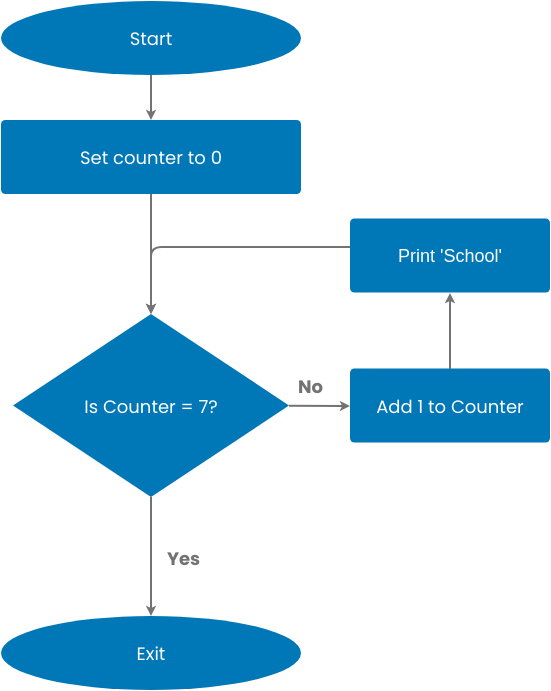
#> input picture CODE/images/New folder/1.png, 551 x 691 px, found by its file name
$ python shape_analyzer.py
#> lines starting #> are read from the running program, lines starting #| are printed output that depends on the picture; after the words box and inside, x2 and y2 are one past the last pixel; in counts of white or black regions, pixels touching at a corner belong together
### CODE/image_processor.py
# image_processor.py

import cv2
import numpy as np
from dataclasses import dataclass
from typing import Tuple, List
import os

@dataclass
class ProcessedImage:
    """Container for processed image outputs"""
    original: np.ndarray
    grayscale: np.ndarray
    binary: np.ndarray
    enhanced: np.ndarray
    debug_path: str = None

@dataclass
class ContourInfo:
    """Container for contour information"""
    contour: np.ndarray
    position: Tuple[int, int]  # x, y
    area: float
    bounding_box: Tuple[int, int, int, int]  # x, y, w, h

class ImageProcessor:
    def __init__(self, debug_mode: bool = False, debug_dir: str = "debug_output"):
        """
        Initialize the image processor

        Args:
            debug_mode: If True, save intermediate steps
            debug_dir: Directory to save debug images
        """
        self.debug_mode = debug_mode
        self.debug_dir = debug_dir
        if debug_mode:
            os.makedirs(debug_dir, exist_ok=True)

    def load_image(self, image_path: str) -> np.ndarray:
        """Load image and verify it exists"""
        image = cv2.imread(image_path)
        if image is None:
            raise ValueError(f"Could not read image at {image_path}")
        return image

    def convert_to_grayscale(self, image: np.ndarray) -> np.ndarray:
        """Convert image to grayscale if it's not already"""
        if len(image.shape) == 3:
            return cv2.cvtColor(image, cv2.COLOR_BGR2GRAY)
        return image

    def enhance_contrast(self, gray_image: np.ndarray) -> np.ndarray:
        """Enhance image contrast using CLAHE"""
        clahe = cv2.createCLAHE(clipLimit=2.0, tileGridSize=(8,8))
        return clahe.apply(gray_image)

    def denoise_image(self, image: np.ndarray) -> np.ndarray:
        """Remove noise while preserving edges"""
        return cv2.bilateralFilter(image, d=9, sigmaColor=75, sigmaSpace=75)

    def create_binary_image(self, gray_image: np.ndarray) -> np.ndarray:
        """Create binary image using adaptive thresholding"""
        binary = cv2.adaptiveThreshold(
            gray_image,
            255,
            cv2.ADAPTIVE_THRESH_GAUSSIAN_C,
            cv2.THRESH_BINARY_INV,
            blockSize=11,
            C=2
        )

        # Clean up binary image
        kernel = np.ones((3,3), np.uint8)
        binary = cv2.morphologyEx(binary, cv2.MORPH_CLOSE, kernel)
        binary = cv2.morphologyEx(binary, cv2.MORPH_OPEN, kernel)
        return binary

    def enhance_text(self, gray_image: np.ndarray) -> np.ndarray:
        """Enhance text for better OCR"""
        # Sharpen
        kernel = np.array([[-1,-1,-1],
                         [-1, 9,-1],
                         [-1,-1,-1]])
        sharpened = cv2.filter2D(gray_image, -1, kernel)

        # Denoise while preserving text
        return cv2.fastNlMeansDenoising(
            sharpened,
            None,
            h=10,
            templateWindowSize=7,
            searchWindowSize=21
        )

    def find_contours(self, binary_image: np.ndarray,
                     min_area: int = 1000) -> List[ContourInfo]:
        """Find and filter contours"""
        contours, _ = cv2.findContours(
            binary_image,
            cv2.RETR_EXTERNAL,
            cv2.CHAIN_APPROX_SIMPLE
        )

        filtered_contours = []
        for contour in contours:
            area = cv2.contourArea(contour)
            if area > min_area:
                x, y, w, h = cv2.boundingRect(contour)
                filtered_contours.append(ContourInfo(
                    contour=contour,
                    position=(x, y),
                    area=area,
                    bounding_box=(x, y, w, h)
                ))

        # Sort by vertical position
        filtered_contours.sort(key=lambda x: x.position[1])
        return filtered_contours

    def save_debug_image(self, name: str, image: np.ndarray):
        """Save intermediate results for debugging"""
        if self.debug_mode:
            path = os.path.join(self.debug_dir, f"{name}.png")
            cv2.imwrite(path, image)

    def process_image(self, image_path: str) -> Tuple[ProcessedImage, List[ContourInfo]]:
        """
        Main processing pipeline

        Args:
            image_path: Path to input image

        Returns:
            Tuple containing:
                - ProcessedImage object with all processed versions
                - List of ContourInfo objects
        """
        # Load image
        original = self.load_image(image_path)
        self.save_debug_image("1_original", original)

        # Convert to grayscale
        gray = self.convert_to_grayscale(original)
        self.save_debug_image("2_grayscale", gray)

        # Create binary image for shape detection
        denoised = self.denoise_image(gray)
        binary = self.create_binary_image(denoised)
        self.save_debug_image("3_binary", binary)

        # Create enhanced image for text recognition
        contrast_enhanced = self.enhance_contrast(gray)
        text_enhanced = self.enhance_text(contrast_enhanced)
        self.save_debug_image("4_enhanced", text_enhanced)

        # Find contours
        contours = self.find_contours(binary)

        # Draw contours on debug image if needed
        if self.debug_mode:
            debug_img = original.copy()
            for cont_info in contours:
                cv2.drawContours(debug_img, [cont_info.contour], -1, (0, 255, 0), 2)
                x, y, w, h = cont_info.bounding_box
                cv2.rectangle(debug_img, (x, y), (x+w, y+h), (255, 0, 0), 2)
            self.save_debug_image("5_contours", debug_img)

        processed_image = ProcessedImage(
            original=original,
            grayscale=gray,
            binary=binary,
            enhanced=text_enhanced,
            debug_path=self.debug_dir if self.debug_mode else None
        )

        return processed_image, contours

# Example usage
# [16 lines left out: function main, not called in this run]

# [2 lines that do not run on import are left out]

### CODE/shape_analyzer.py
# shape_analyzer.py

import cv2
import numpy as np
from dataclasses import dataclass
from typing import List, Tuple, Optional
from image_processor import ContourInfo, ProcessedImage  # Add this import

@dataclass
class FlowchartShape:
    """Container for flowchart shape information"""
    id: int
    type: str  # 'oval', 'rectangle', 'diamond'
    position: Tuple[int, int]  # x, y coordinates
    size: Tuple[int, int]  # width, height
    area: float
    contour: np.ndarray
    bounding_box: Tuple[int, int, int, int]
    aspect_ratio: float
    approx_points: int  # number of approximated points
    center: Tuple[int, int]  # center coordinates

class ShapeAnalyzer:
    def __init__(self, debug_mode: bool = False):
        self.debug_mode = debug_mode
        self.shapes: List[FlowchartShape] = []

    def identify_shape_type(self, contour: np.ndarray) -> str:
            """
            Identify the type of flowchart shape based on contour properties
            Returns: 'oval', 'rectangle', or 'diamond'
            """
            # Approximate the contour
            peri = cv2.arcLength(contour, True)
            approx = cv2.approxPolyDP(contour, 0.04 * peri, True)

            # Get bounding box and its properties
            x, y, w, h = cv2.boundingRect(contour)
            aspect_ratio = float(w) / h

            # Calculate shape metrics
            area = cv2.contourArea(contour)
            rect_area = w * h
            extent = float(area) / rect_area

            # Calculate circularity (roundness)
            circumference = cv2.arcLength(contour, True)
            circularity = 4 * np.pi * area / (circumference * circumference) if circumference > 0 else 0

            # Get minimum area rectangle for angle
            rect = cv2.minAreaRect(contour)
            _, _, rect_angle = rect
            if rect_angle > 45:
                rect_angle = 90 - rect_angle

            if self.debug_mode:
                print(f"Shape at ({x},{y}): points={len(approx)}, "
                    f"aspect_ratio={aspect_ratio:.2f}, "
                    f"circularity={circularity:.2f}, "
                    f"extent={extent:.2f}, "
                    f"angle={rect_angle:.2f}")

            # Diamond detection (remains the same - working correctly)
            if extent < 0.60 and 30 <= abs(rect_angle) <= 40:
                return 'diamond'

            # Oval detection (only Start/End)
            # Only shapes 0 and 5 should be ovals
            if (aspect_ratio >= 3.8 and 0.70 <= extent <= 0.80):
                return 'oval'

            # Rectangle detection (process boxes)
            # Shape 1, 2, 4 should be rectangles
            if extent >= 0.95 and aspect_ratio <= 3.5:
                return 'rectangle'

            # Default case
            if y < 100 or y > 500:  # Start/End positions
                return 'oval'
            else:
                return 'rectangle'

    def analyze_contours(self, contours: List[ContourInfo]) -> List[FlowchartShape]:
        """
        Analyze contours and create FlowchartShape objects with improved sorting
        """
        self.shapes = []

        for idx, cont_info in enumerate(contours):
            # Get basic properties
            x, y, w, h = cont_info.bounding_box
            center = (x + w//2, y + h//2)
            aspect_ratio = float(w) / h

            # Approximate contour for point analysis
            epsilon = 0.02 * cv2.arcLength(cont_info.contour, True)
            approx = cv2.approxPolyDP(cont_info.contour, epsilon, True)

            # Create shape object
            shape = FlowchartShape(
                id=idx,
                type=self.identify_shape_type(cont_info.contour),
                position=(x, y),
                size=(w, h),
                area=cont_info.area,
                contour=cont_info.contour,
                bounding_box=cont_info.bounding_box,
                aspect_ratio=aspect_ratio,
                approx_points=len(approx),
                center=center
            )

            self.shapes.append(shape)

        # Sort shapes by vertical position for better flow analysis
        self.shapes.sort(key=lambda s: s.position[1])

        return self.shapes

    def draw_debug_visualization(self, image: np.ndarray) -> np.ndarray:
            """
            Enhanced debug visualization with metrics
            """
            if not self.debug_mode:
                return image

            debug_img = image.copy()
            colors = {
                'oval': (0, 255, 0),      # Green
                'rectangle': (255, 0, 0),  # Blue
                'diamond': (0, 0, 255)     # Red
            }

            for shape in self.shapes:
                # Draw filled contour with transparency
                overlay = debug_img.copy()
                cv2.drawContours(overlay, [shape.contour], -1, colors[shape.type], -1)
                cv2.addWeighted(overlay, 0.3, debug_img, 0.7, 0, debug_img)

                # Draw contour outline
                cv2.drawContours(debug_img, [shape.contour], -1, colors[shape.type], 2)

                # Get shape metrics for debug info
                x, y = shape.position
                w, h = shape.size
                aspect_ratio = shape.aspect_ratio

                # Add shape information with metrics
                text = [
                    f"Type: {shape.type} (ID: {shape.id})",
                    f"AR: {aspect_ratio:.2f}",
                    f"Points: {shape.approx_points}"
                ]

                # Draw text with background
                for i, t in enumerate(text):
                    text_y = y - 10 - (i * 20)
                    (text_w, text_h), _ = cv2.getTextSize(t, cv2.FONT_HERSHEY_SIMPLEX, 0.5, 1)
                    cv2.rectangle(debug_img,
                                (x, text_y - text_h - 1),
                                (x + text_w, text_y + 1),
                                (255, 255, 255),
                                -1)
                    cv2.putText(debug_img, t,
                            (x, text_y),
                            cv2.FONT_HERSHEY_SIMPLEX, 0.5, (0, 0, 0), 1)

                # Draw center point
                cv2.circle(debug_img, shape.center, 4, colors[shape.type], -1)

            return debug_img

    def find_connections(self) -> List[Tuple[int, int]]:
        """
        Find connections between shapes based on their positions
        Returns list of (from_id, to_id) tuples
        """
        connections = []
        shapes_sorted = sorted(self.shapes, key=lambda s: s.position[1])

        for i, shape1 in enumerate(shapes_sorted[:-1]):
            min_distance = float('inf')
            closest_shape = None

            # Look for shapes below the current shape
            for shape2 in shapes_sorted[i+1:]:
                if shape2.position[1] > shape1.position[1]:  # Only look at shapes below
                    # Calculate center-to-center distance
                    dx = shape2.center[0] - shape1.center[0]
                    dy = shape2.center[1] - shape1.center[1]
                    distance = np.sqrt(dx*dx + dy*dy)

                    if distance < min_distance:
                        min_distance = distance
                        closest_shape = shape2

            if closest_shape:
                connections.append((shape1.id, closest_shape.id))

        return connections

def integrate_with_processor(processor_output: Tuple[ProcessedImage, List[ContourInfo]]) -> Tuple[List[FlowchartShape], List[Tuple[int, int]]]:
    """
    Integrate shape analysis with image processor output
    """
    processed_image, contours = processor_output

    analyzer = ShapeAnalyzer(debug_mode=True)
    shapes = analyzer.analyze_contours(contours)

    # Draw debug visualization
    debug_img = analyzer.draw_debug_visualization(processed_image.original)
    cv2.imwrite("debug_output/6_shapes_analyzed.png", debug_img)

    # Find and analyze connections
    connections = analyzer.find_connections()

    return shapes, connections

def main():
    from image_processor import ImageProcessor

    # Initialize processor
    processor = ImageProcessor(debug_mode=True)

    # Process image
    image_path = r"D:\graduation_thesis\CODE\1.png"  # Use your image path
    try:
        # Process image and analyze shapes
        processor_output = processor.process_image(image_path)
#> in load_image, image is the input picture: shape (691, 551, 3); mean B, G, R 233.3, 215.1, 180.8
#> in convert_to_grayscale, `return cv2.cvtColor(image, cv2.COLOR_BGR2GRAY)`:
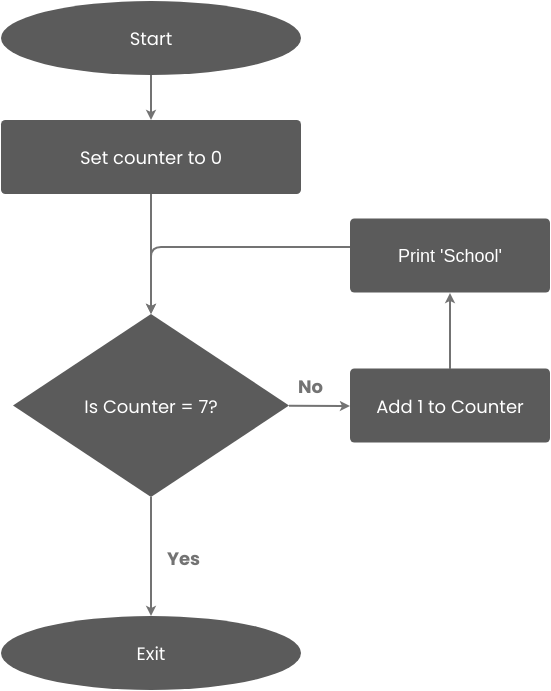
#> returned value: shape (691, 551); min 91, max 255, mean 207.1
#> in create_binary_image, `binary = cv2.adaptiveThreshold( gray_image, 255, cv2.ADAPTIVE_THRESH_G..`:
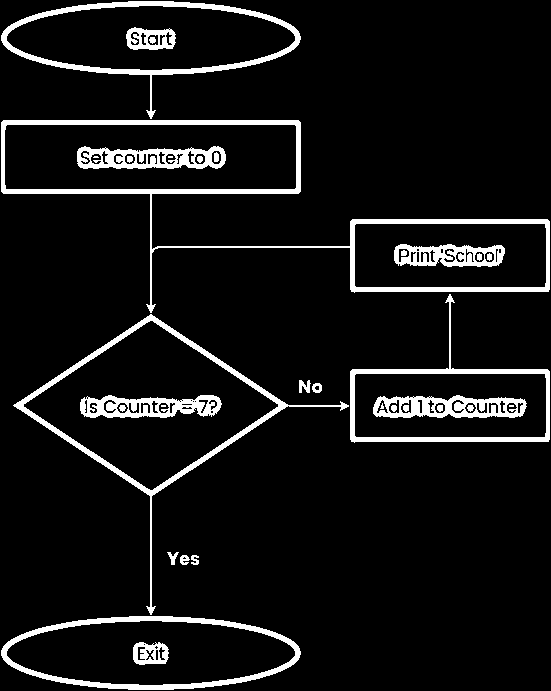
#> binary: shape (691, 551); 7.9% white; 33 white regions (5 under 20 px), largest, box (x1, y1, x2, y2) and area: (1, 120, 550, 313) 6811, (13, 314, 349, 615) 3802, (1, 1, 301, 119) 3450
#> in create_binary_image, `binary = cv2.morphologyEx(binary, cv2.MORPH_OPEN, kernel)`:
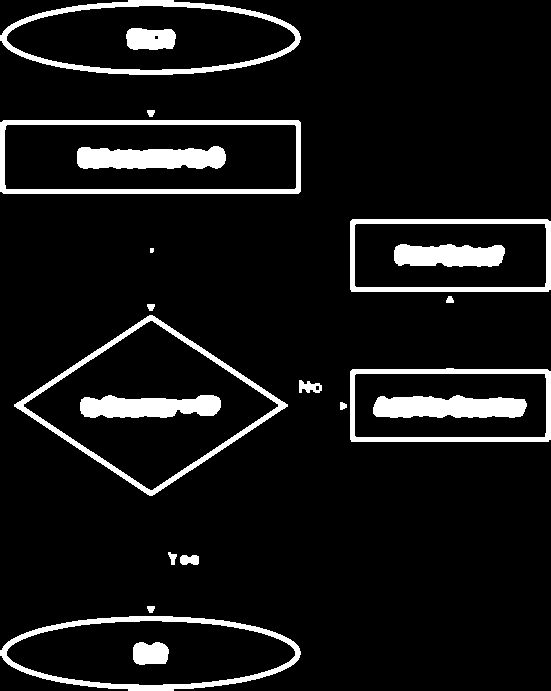
#> binary: shape (691, 551); 8.4% white; 21 white regions (1 under 20 px)
#> in enhance_text, `sharpened = cv2.filter2D(gray_image, -1, kernel)`:
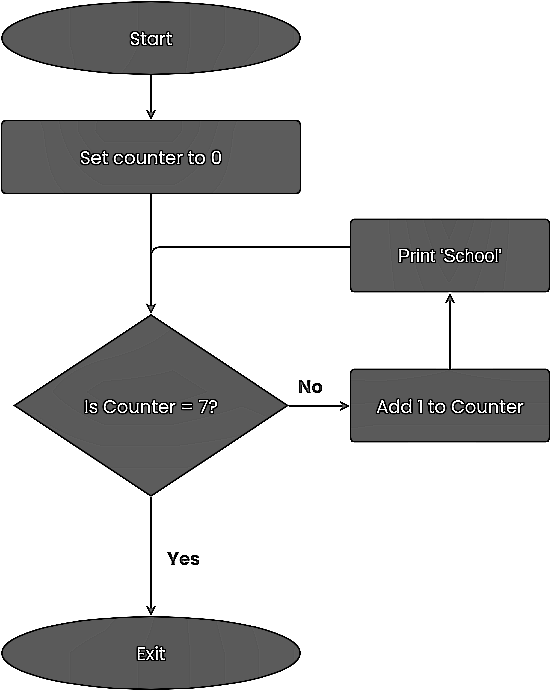
#> sharpened: shape (691, 551); min 0, max 255, mean 204.3
#> in find_contours, `contours, _ = cv2.findContours( binary_image, cv2.RETR_EXTERNAL, cv2.C..`: contours = 15 contours, 1 with area under 20; largest, box (x1, y1, x2, y2) and area: (14, 315, 288, 496) 24966, (0, 120, 301, 194) 21888, (0, 616, 301, 691) 17170, (0, 0, 301, 75) 17170, (350, 368, 551, 442) 14397
#> the loop in find_contours, `for contour in contours:` made 15 passes
#> (area, x, y, w, h) on passes 1, 7, 8, 12, 13, 15: (17170, 0, 616, 301, 75), (14397, 350, 368, 201, 74), (24966, 14, 315, 274, 181), (14389, 350, 219, 201, 73), (21888, 0, 120, 301, 74), (17170, 0, 0, 301, 75)
#> after the loop in find_contours, `for contour in contours:`: filtered_contours = 6 items
#> the loop in process_image, `for cont_info in contours:` made 6 passes
#> (x, y, w, h) on passes 1 to 6: (0, 0, 301, 75), (0, 120, 301, 74), (350, 219, 201, 73), (14, 315, 274, 181), (350, 368, 201, 74), (0, 616, 301, 75)
#> after the loop in process_image, `for cont_info in contours:`:
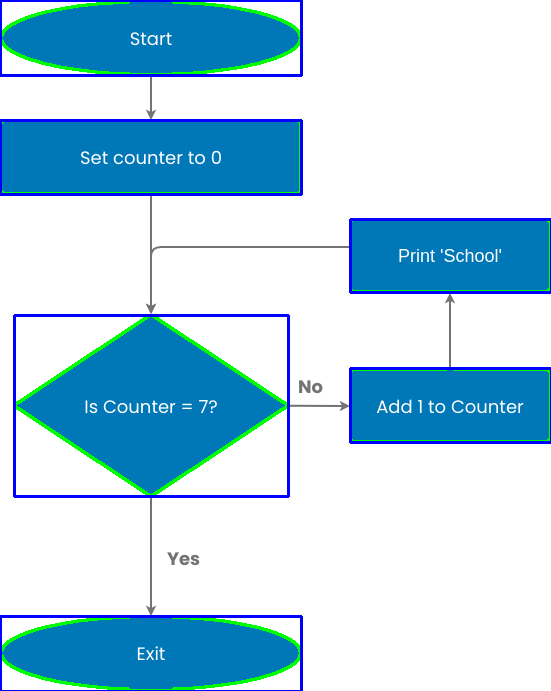
#> debug_img: shape (691, 551, 3); 4.79% of pixels changed, all inside (x1, y1, x2, y2) = (0, 0, 551, 691)
        shapes, connections = integrate_with_processor(processor_output)
#> the loop in analyze_contours, `for idx, cont_info in enumerate(contours):` made 6 passes
#> (center, epsilon) on passes 2, 4, 5: ((150, 157), 14.83), ((151, 405), 13.95), ((450, 405), 10.83)
#> (printed output is left out)
#> the loop in draw_debug_visualization, `for shape in self.shapes:` made 6 passes
#> (x, y, w, h, aspect_ratio, text) on passes 1 to 5: (0, 0, 301, 75, 4.01, ['Type: oval (ID: 0)', 'AR: 4.01', 'Points: 8']), (0, 120, 301, 74, 4.07, ['Type: rectangle (ID: 1)', 'AR: 4.07', 'Points: 4']), (350, 219, 201, 73, 2.75, ['Type: rectangle (ID: 2)', 'AR: 2.75', 'Points: 4']), (14, 315, 274, 181, 1.51, ['Type: diamond (ID: 3)', 'AR: 1.51', 'Points: 4']), (350, 368, 201, 74, 2.72, ['Type: rectangle (ID: 4)', 'AR: 2.72', 'Points: 4'])
#> after the loop in draw_debug_visualization, `for shape in self.shapes:`:
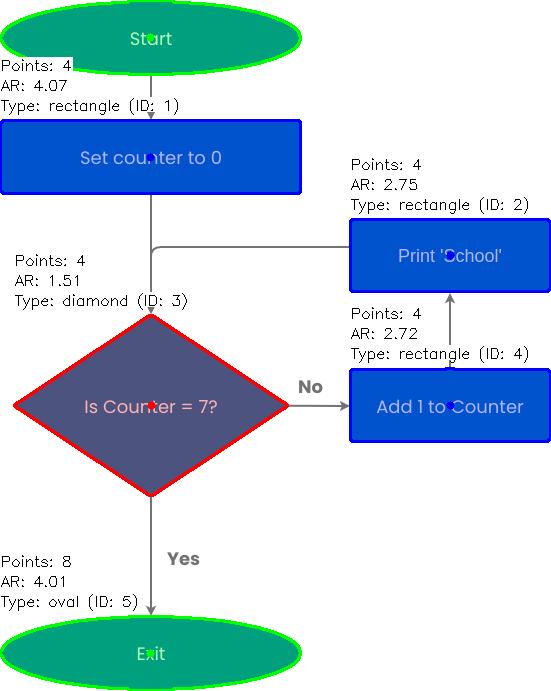
#> debug_img: shape (691, 551, 3); mean B, G, R 223.2, 207.3, 182.4
#> after the loop in draw_debug_visualization, `for shape in self.shapes:`:
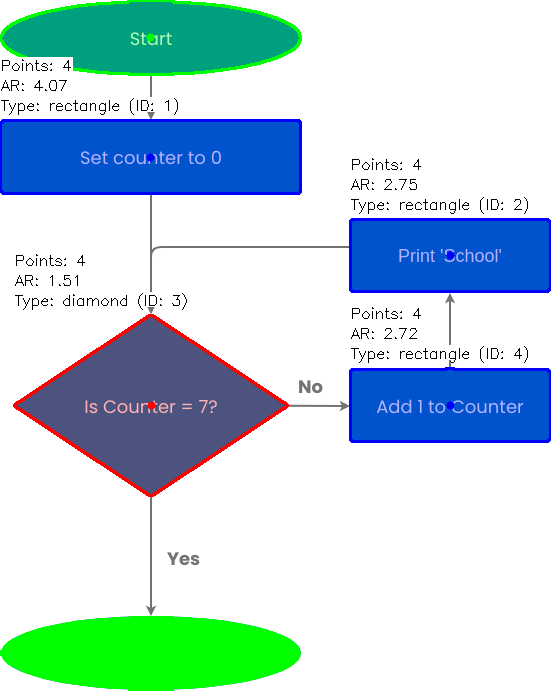
#> overlay: shape (691, 551, 3); mean B, G, R 218.6, 211.6, 183.1
#> the loop in find_connections, `for i, shape1 in enumerate(shapes_sorted[:-1]):` made 5 passes
#> after the loop in find_connections, `for i, shape1 in enumerate(shapes_sorted[:-1]):`: connections = [(0, 1), (1, 3), (2, 4), (3, 5), (4, 5)]
#> shapes = 6 items; connections = [(0, 1), (1, 3), (2, 4), (3, 5), (4, 5)]

        # Print results
        print("\nShape Analysis Results:")
        for shape in shapes:
            print(f"Shape {shape.id}: {shape.type} at position {shape.position}")
#> this loop made 6 passes
#| Shape 0: oval at position (0, 0)
#| Shape 1: rectangle at position (0, 120)
#| Shape 2: rectangle at position (350, 219)
#| Shape 3: diamond at position (14, 315)
#| Shape 4: rectangle at position (350, 368)
#> (further printed lines are left out)

        print("\nConnections Found:")
        for from_id, to_id in connections:
            print(f"Shape {from_id} -> Shape {to_id}")
#> this loop made 5 passes
#> to_id on passes 1 to 5: 1, 3, 4, 5, 5
#> (printed output is left out)

    except Exception as e:
        print(f"Error in shape analysis: {str(e)}")

if __name__ == "__main__":
    main()
